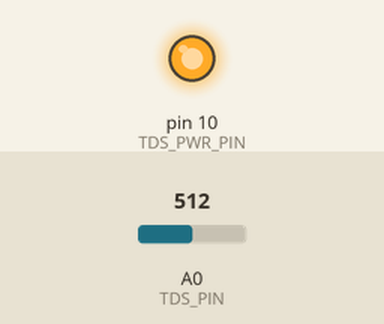
Bench run of a sketch on a simulated Arduino Uno, built with avr-gcc and run on an emulated ATmega328P. On the bench: output pins drawn as LEDs (lit = HIGH). The test bench sets the inputs (shaded band); at power-on: A0 (TDS_PIN) = 512. What the sketch prints to the serial monitor is not drawn.

Above: at 0.1 s.
Timing chart, 0 to 3.1 s (numbered marks = the images above):
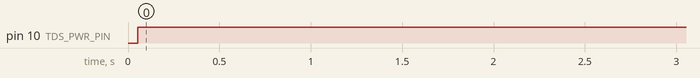

Measured:
- by itself, pin 10 (TDS_PWR_PIN): LOW → HIGH at 0.05 s

The sketch:

tds_only.ino
```cpp
// ████████████████████████████████████████████████████████████
// ██                                                      ██
// ██   HerbanalytiX — Standalone TDS Sensor Sketch        ██
// ██   Reads TDS on A0, prints ppm every 2 seconds        ██
// ██                                                      ██
// ████████████████████████████████████████████████████████████
//
// ┌──────────────────────────────────────────────────────────┐
// │                      PIN MAP                             │
// ├──────────────────────────────────────────────────────────┤
// │  D10  → TDS sensor power (HIGH = ON)                    │
// │  A0   → TDS sensor analog output                        │
// └──────────────────────────────────────────────────────────┘
//
//  The TDS module is power-switched via D10 to avoid
//  electrode degradation from continuous current.
//
//  Cycle (2 s total):
//    0.0 s  – Power ON (D10 HIGH)
//    1.5 s  – Sample A0 (10 reads, drop min/max, average)
//    1.5 s  – Power OFF, compute & print ppm
//    2.0 s  – Repeat
//
//  Serial output (9600 baud):
//    TDS: 482.3 ppm | Voltage: 1.83 V | Raw: 374.5
//
//  Calibration formula (from HerbanalytiX main sketch):
//    mapped  = raw * (500 / 1023)
//    tds_ppm = 3.8 * mapped - 15.0
//    Clamp to ≥ 0
//
//  No external libraries required.
// ============================================================


// ── Pin definitions ─────────────────────────────────────────
#define TDS_PWR_PIN   10       // Digital pin controlling TDS power
#define TDS_PIN       A0       // Analog input from TDS probe

// ── Timing ──────────────────────────────────────────────────
#define WARMUP_MS     1500UL   // Let sensor stabilise after power-on
#define CYCLE_MS      2000UL   // Total loop period

// ── Sampling ────────────────────────────────────────────────
#define SAMPLE_COUNT       10
#define SAMPLE_INTERVAL_MS 50UL

// ── Reference ───────────────────────────────────────────────
#define VREF           5.0f
#define ADC_MAX        1023.0f


// ══════════════════════════════════════════════════════════════
//  ADC helper — 10 samples, drop min & max, return average
// ══════════════════════════════════════════════════════════════
float sampledRead() {
  int readings[SAMPLE_COUNT];

  for (int i = 0; i < SAMPLE_COUNT; i++) {
    readings[i] = analogRead(TDS_PIN);
    delay(SAMPLE_INTERVAL_MS);
  }

  int  minVal = readings[0];
  int  maxVal = readings[0];
  long sum    = 0;

  for (int i = 0; i < SAMPLE_COUNT; i++) {
    if (readings[i] < minVal) minVal = readings[i];
    if (readings[i] > maxVal) maxVal = readings[i];
    sum += readings[i];
  }

  sum -= minVal;
  sum -= maxVal;

  return (float)sum / (SAMPLE_COUNT - 2);
}


// ══════════════════════════════════════════════════════════════
//  TDS calibration (matches main HerbanalytiX formula)
// ══════════════════════════════════════════════════════════════
float computeTDS(float raw) {
  float mapped  = raw * (500.0f / ADC_MAX);
  float tds_ppm = 3.8f * mapped - 15.0f;
  if (tds_ppm < 0.0f) tds_ppm = 0.0f;
  return tds_ppm;
}


// ══════════════════════════════════════════════════════════════
//  Setup
// ══════════════════════════════════════════════════════════════
void setup() {
  Serial.begin(9600);

  pinMode(TDS_PWR_PIN, OUTPUT);
  digitalWrite(TDS_PWR_PIN, LOW);   // Start with sensor OFF

  Serial.println(F("=== HerbanalytiX — TDS Sensor (A0) ==="));
  Serial.println(F("Power: D10 | Signal: A0"));
  Serial.println(F("Cycle: 2 s (1.5 s warm-up → sample → OFF)"));
  Serial.println();
}


// ══════════════════════════════════════════════════════════════
//  Loop — one read per cycle
// ══════════════════════════════════════════════════════════════
void loop() {
  // ── Power ON ──────────────────────────────────────────────
  digitalWrite(TDS_PWR_PIN, HIGH);
  delay(WARMUP_MS);

  // ── Sample ────────────────────────────────────────────────
  float raw     = sampledRead();
  float voltage = raw * (VREF / ADC_MAX);
  float ppm     = computeTDS(raw);

  // ── Power OFF ─────────────────────────────────────────────
  digitalWrite(TDS_PWR_PIN, LOW);

  // ── Print ─────────────────────────────────────────────────
  Serial.print(F("TDS: "));
  Serial.print(ppm, 1);
  Serial.print(F(" ppm | Voltage: "));
  Serial.print(voltage, 2);
  Serial.print(F(" V | Raw: "));
  Serial.println(raw, 1);

  // ── Wait remainder of cycle ───────────────────────────────
  unsigned long remaining = CYCLE_MS - WARMUP_MS
                          - (SAMPLE_COUNT * SAMPLE_INTERVAL_MS);
  if (remaining > 0 && remaining < CYCLE_MS) {
    delay(remaining);
  }
}
```
